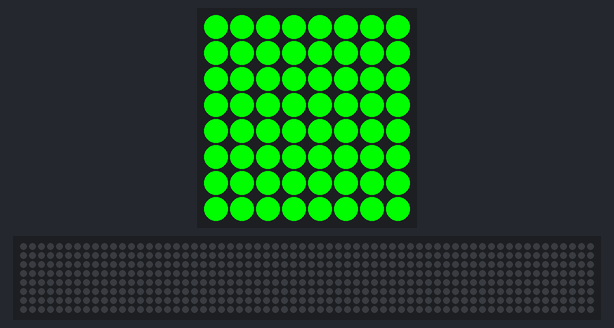
This program was run on a simulated Raspberry Pi (BCM pin numbers) with a Sense HAT. Shown: the Sense HAT's 8×8 RGB LED matrix, a strip that is not on the board, showing the scrolling text unrolled. The 64×8 strip is a reading aid, not a part: it shows the text the matrix is scrolling, unrolled, one strip-width of it at a time.

Above: at 0.07 s.
At 0.57 s:
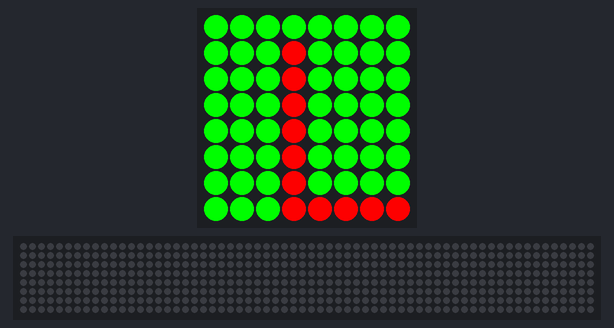
At 5.4 s:
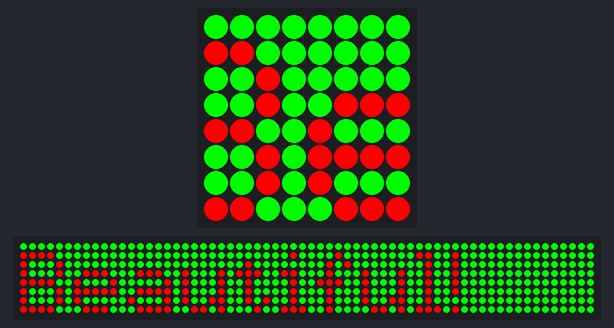
At 10.34 s:
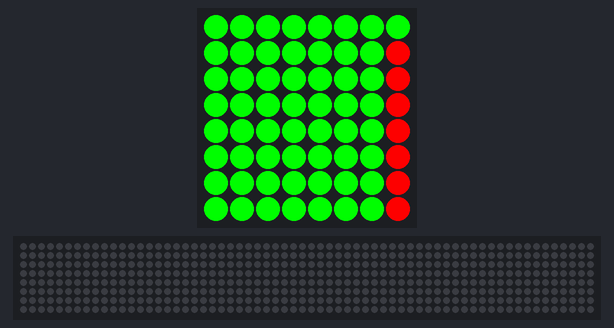
At 20.31 s:
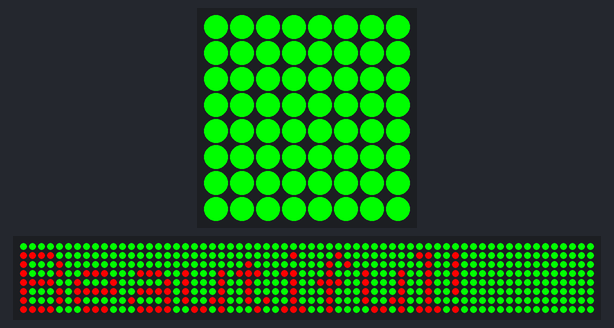
At 39.94 s:
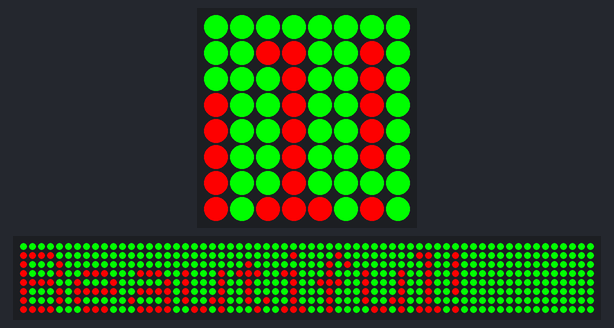

The program:

show_text.py
```python
#!/usr/bin/env python
from sense_hat import SenseHat


sense_obj = SenseHat()
red = (255,0,0)
green = (0,255,9)
blue = (0,0,255)

while True:
    sense_obj.show_message("Life is Beautiful!", text_colour=red, back_colour=green)
```
